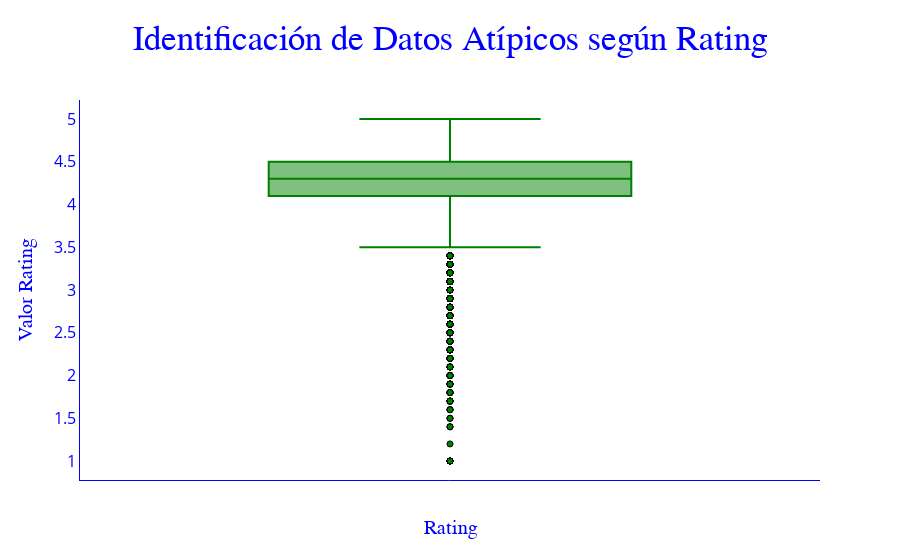

The code cell stored with this chart in its notebook:
### Markdown cell above
Acá imputaré los datos atípicos por el valor_max.

### Code cell
#  Boxplot Datos Atípicos de la columna Rating

fig = px.box(df_google_sin_duplicados, y= df_google_sin_duplicados['Rating'],
             title="Identificación de Datos Atípicos",
             labels={"Rating": "Rating", "Valor": "Valor"},
             )

# Personalizar el diseño del gráfico (fig.update_layout())

fig.update_layout(title=dict(text="Identificación de Datos Atípicos según Rating",
                              font=dict(size=35, color="blue", family="Arial"),           # size me determina el tamaño del titulo
                              pad=dict(b=30, l=0, r=0, t=30), x=0.5),                     # X=0.5  me centra el titulo en el gráfico
                  xaxis=dict(title=dict(text= "Rating", font=dict(color="blue", size=20, family="Arial")),  # Personalizo label del eje X
                              showline=True, linewidth=1, linecolor='blue',                                   # Para ver la linea del eje X y personalizarla
                              tickfont=dict(color='blue', size=16)),                                          # Personalizo ticks del eje X
                  yaxis=dict(title=dict(text="Valor Rating", font=dict(color="blue", size=20, family="Arial")),
                              showline=True, linewidth=1, linecolor='blue',
                              tickfont=dict(color='blue', size=16)),
                  paper_bgcolor="white",                                           # Establece el color de fondo del área del papel.
                  plot_bgcolor="white")                                            # Establece el color de fondo del área del gráfico

#  Personalizar color y bordes del boxplot (fig.update_traces( ))
fig.update_traces(marker=dict(color='green', line=dict(color='black', width=1)))

# Mostrar el gráfico
fig.show()

### Figure 1 — Plotly figure (JSON) as saved in the notebook; plotly's stock layout.template omitted (floating-point values rounded to 4 significant figures; data arrays with more than 128 entries replaced by an {"elided": "..."} marker saying what was removed)
{"data": [{"alignmentgroup": "True", "hovertemplate": "Rating=%{y}<extra></extra>", "legendgroup": "", "marker": {"color": "green", "line": {"color": "black", "width": 1}}, "name": "", "notched": false, "offsetgroup": "", "orientation": "v", "showlegend": false, "type": "box", "x0": " ", "xaxis": "x", "y": {"elided": "10342 float values"}, "y0": " ", "yaxis": "y"}], "layout": {"boxmode": "group", "legend": {"tracegroupgap": 0}, "paper_bgcolor": "white", "plot_bgcolor": "white", "title": {"font": {"color": "blue", "family": "Arial", "size": 35}, "pad": {"b": 30, "l": 0, "r": 0, "t": 30}, "text": "Identificación de Datos Atípicos según Rating", "x": 0.5}, "xaxis": {"anchor": "y", "domain": [0, 1], "linecolor": "blue", "linewidth": 1, "showline": true, "tickfont": {"color": "blue", "size": 16}, "title": {"font": {"color": "blue", "family": "Arial", "size": 20}, "text": "Rating"}}, "yaxis": {"anchor": "x", "domain": [0, 1], "linecolor": "blue", "linewidth": 1, "showline": true, "tickfont": {"color": "blue", "size": 16}, "title": {"font": {"color": "blue", "family": "Arial", "size": 20}, "text": "Valor Rating"}}}}
